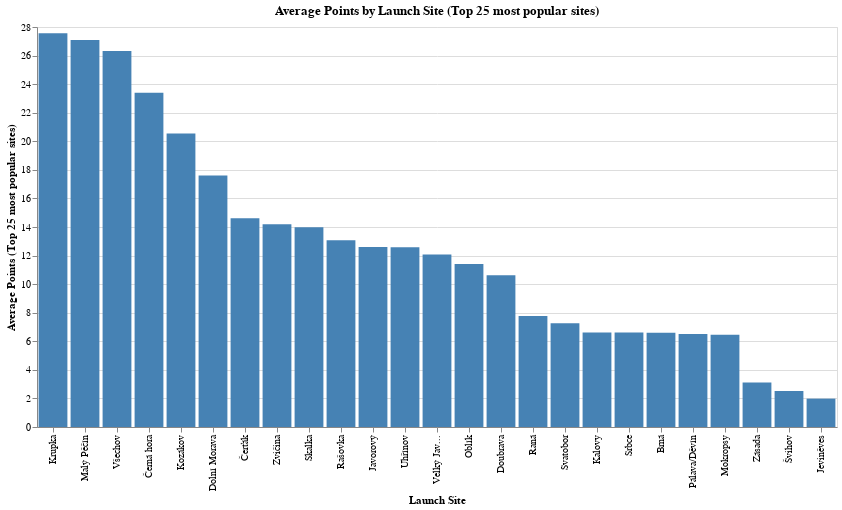

Write notebook code for a chart like this one.
### Code cell
query = """
SELECT
    launch,
    COUNT(*) AS total_flights,
    AVG(points) AS avg_points
FROM source.flights
GROUP BY launch
ORDER BY count(*) DESC
LIMIT 25
"""
df = pd.read_sql(query, engine)
barchart = alt.Chart(df).mark_bar(color='steelblue').encode(
    x=alt.X('launch:N', sort=alt.EncodingSortField(field='avg_points', order='descending'), title='Launch Site'),
    y=alt.Y('avg_points:Q', title='Average Points (Top 25 most popular sites)'),
    tooltip=['launch:N', 'avg_points:Q']
).properties(
    width=800,
    height=400,
    title='Average Points by Launch Site (Top 25 most popular sites)'
)
barchart.show()

### Figure 1 — Vega-Lite specification as saved in the notebook (floating-point values rounded to 4 significant figures)
{"$schema": "https://vega.github.io/schema/vega-lite/v5.17.0.json", "config": {"view": {"continuousHeight": 300, "continuousWidth": 300}}, "data": {"name": "data-54793dbde935a64a1fbb13a0338b518b"}, "datasets": {"data-54793dbde935a64a1fbb13a0338b518b": [{"avg_points": 7.763, "launch": "Raná", "total_flights": 21209}, {"avg_points": 12.6, "launch": "Javorový", "total_flights": 17784}, {"avg_points": 20.54, "launch": "Kozákov", "total_flights": 11141}, {"avg_points": 26.31, "launch": "Všechov", "total_flights": 8908}, {"avg_points": 23.4, "launch": "Černá hora", "total_flights": 8774}, {"avg_points": 27.56, "launch": "Krupka", "total_flights": 8108}, {"avg_points": 7.258, "launch": "Svatobor", "total_flights": 6293}, {"avg_points": 13.99, "launch": "Skalka", "total_flights": 6037}, {"avg_points": 1.987, "launch": "Jeviněves", "total_flights": 5018}, {"avg_points": 10.63, "launch": "Doubrava", "total_flights": 4245}, {"avg_points": 6.519, "launch": "Pálava/Děvín", "total_flights": 3984}, {"avg_points": 12.59, "launch": "Uhřínov", "total_flights": 3837}, {"avg_points": 17.6, "launch": "Dolní Morava", "total_flights": 3259}, {"avg_points": 14.19, "launch": "Zvičina", "total_flights": 3102}, {"avg_points": 14.62, "launch": "Čerťák", "total_flights": 3070}, {"avg_points": 2.52, "launch": "Švihov", "total_flights": 2829}, {"avg_points": 27.09, "launch": "Malý Pěčín", "total_flights": 2655}, {"avg_points": 12.07, "launch": "Velký Jav...", "total_flights": 2454}, {"avg_points": 11.42, "launch": "Oblík", "total_flights": 2268}, {"avg_points": 6.62, "launch": "Kalovy", "total_flights": 2194}, {"avg_points": 6.594, "launch": "Brná", "total_flights": 2127}, {"avg_points": 6.611, "launch": "Srbce", "total_flights": 2069}, {"avg_points": 6.449, "launch": "Mokropsy", "total_flights": 2040}, {"avg_points": 3.109, "launch": "Zásada", "total_flights": 1903}, {"avg_points": 13.07, "launch": "Rašovka", "total_flights": 1751}]}, "encoding": {"tooltip": [{"field": "launch", "type": "nominal"}, {"field": "avg_points", "type": "quantitative"}], "x": {"field": "launch", "sort": {"field": "avg_points", "order": "descending"}, "title": "Launch Site", "type": "nominal"}, "y": {"field": "avg_points", "title": "Average Points (Top 25 most popular sites)", "type": "quantitative"}}, "height": 400, "mark": {"color": "steelblue", "type": "bar"}, "title": "Average Points by Launch Site (Top 25 most popular sites)", "width": 800}
